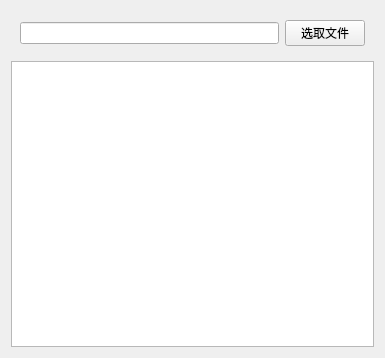
<?xml version="1.0" encoding="UTF-8"?>
<ui version="4.0">
 <class>Widget</class>
 <widget class="QWidget" name="Widget">
  <property name="geometry">
   <rect>
    <x>0</x>
    <y>0</y>
    <width>385</width>
    <height>358</height>
   </rect>
  </property>
  <property name="windowTitle">
   <string>Widget</string>
  </property>
  <layout class="QVBoxLayout" name="verticalLayout">
   <item>
    <widget class="QWidget" name="widget" native="true">
     <layout class="QHBoxLayout" name="horizontalLayout">
      <item>
       <widget class="QLineEdit" name="lineEdit"/>
      </item>
      <item>
       <widget class="QPushButton" name="pushButton">
        <property name="text">
         <string>选取文件</string>
        </property>
       </widget>
      </item>
     </layout>
    </widget>
   </item>
   <item>
    <widget class="QTextEdit" name="textEdit"/>
   </item>
  </layout>
 </widget>
 <resources/>
 <connections/>
</ui>
